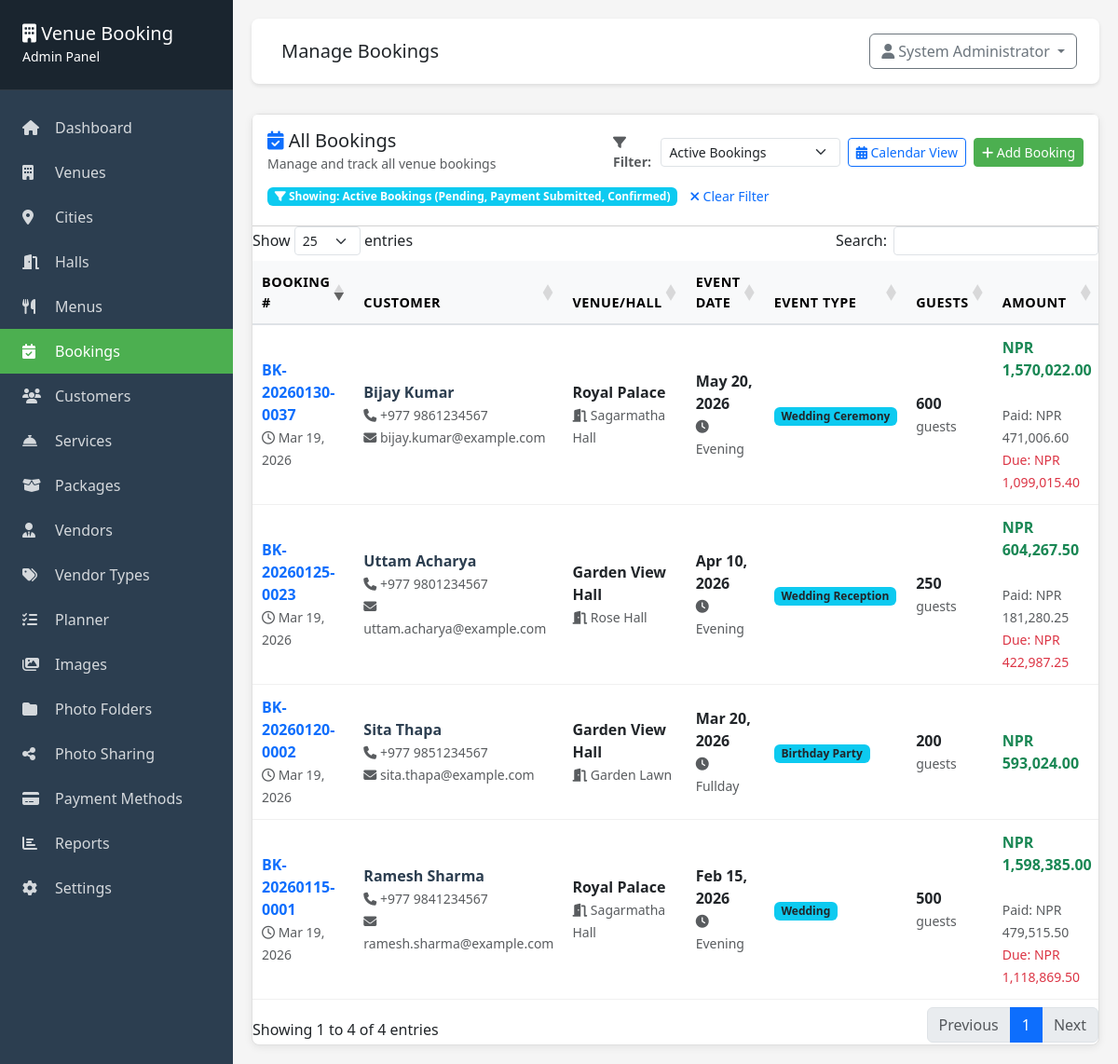
/admin/bookings/index.php (signed in), run on the app's committed database.
### tables this page shows
CREATE TABLE IF NOT EXISTS bookings (
    id INT PRIMARY KEY AUTO_INCREMENT,
    booking_number VARCHAR(50) UNIQUE NOT NULL,
    customer_id INT NOT NULL,
    hall_id INT NOT NULL,
    event_date DATE NOT NULL,
    shift ENUM('morning', 'afternoon', 'evening', 'fullday') NOT NULL,
    event_type VARCHAR(100) NOT NULL,
    number_of_guests INT NOT NULL,
    hall_price DECIMAL(10, 2) NOT NULL,
    menu_total DECIMAL(10, 2) DEFAULT 0,
    services_total DECIMAL(10, 2) DEFAULT 0,
    subtotal DECIMAL(10, 2) NOT NULL,
    tax_amount DECIMAL(10, 2) DEFAULT 0,
    grand_total DECIMAL(10, 2) NOT NULL,
    special_requests TEXT,
    booking_status ENUM('pending', 'payment_submitted', 'confirmed', 'cancelled', 'completed') DEFAULT 'pending',
    payment_status ENUM('pending', 'partial', 'paid', 'cancelled') DEFAULT 'pending',
    advance_payment_received TINYINT(1) DEFAULT 0 COMMENT 'Whether advance payment has been received (0=No, 1=Yes)',
    created_at TIMESTAMP DEFAULT CURRENT_TIMESTAMP,
    updated_at TIMESTAMP DEFAULT CURRENT_TIMESTAMP ON UPDATE CURRENT_TIMESTAMP,
    FOREIGN KEY (customer_id) REFERENCES customers(id),
    FOREIGN KEY (hall_id) REFERENCES halls(id),
    INDEX idx_event_date (event_date),
    INDEX idx_booking_number (booking_number),
    INDEX idx_status (booking_status),
    INDEX idx_advance_payment_received (advance_payment_received)
);

CREATE TABLE IF NOT EXISTS customers (
    id INT PRIMARY KEY AUTO_INCREMENT,
    full_name VARCHAR(255) NOT NULL,
    phone VARCHAR(20) NOT NULL,
    email VARCHAR(100),
    address TEXT,
    city VARCHAR(100) NULL,
    loyalty_points INT NOT NULL DEFAULT 0,
    created_at TIMESTAMP DEFAULT CURRENT_TIMESTAMP,
    updated_at TIMESTAMP DEFAULT CURRENT_TIMESTAMP ON UPDATE CURRENT_TIMESTAMP,
    INDEX idx_phone (phone),
    INDEX idx_email (email),
    INDEX idx_city (city)
);

CREATE TABLE IF NOT EXISTS venues (
    id INT PRIMARY KEY AUTO_INCREMENT,
    name VARCHAR(255) NOT NULL,
    location VARCHAR(255) NOT NULL,
    city_id INT NULL,
    address TEXT,
    description TEXT,
    image VARCHAR(255),
    contact_phone VARCHAR(20),
    contact_email VARCHAR(100),
    map_link VARCHAR(500) NULL,
    pano_image VARCHAR(255) DEFAULT NULL COMMENT '360° equirectangular panoramic image filename (stored in uploads/)',
    status ENUM('active', 'inactive') DEFAULT 'active',
    created_at TIMESTAMP DEFAULT CURRENT_TIMESTAMP,
    updated_at TIMESTAMP DEFAULT CURRENT_TIMESTAMP ON UPDATE CURRENT_TIMESTAMP,
    CONSTRAINT fk_venues_city FOREIGN KEY (city_id) REFERENCES cities(id) ON DELETE SET NULL
);

CREATE TABLE IF NOT EXISTS halls (
    id INT PRIMARY KEY AUTO_INCREMENT,
    venue_id INT NOT NULL,
    name VARCHAR(255) NOT NULL,
    capacity INT NOT NULL,
    hall_type ENUM('single', 'multiple') DEFAULT 'single',
    indoor_outdoor ENUM('indoor', 'outdoor', 'both') DEFAULT 'indoor',
    base_price DECIMAL(10, 2) NOT NULL,
    description TEXT,
    features TEXT,
    pano_image VARCHAR(255) DEFAULT NULL COMMENT '360° equirectangular panoramic image filename (stored in uploads/)',
    status ENUM('active', 'inactive') DEFAULT 'active',
    created_at TIMESTAMP DEFAULT CURRENT_TIMESTAMP,
    updated_at TIMESTAMP DEFAULT CURRENT_TIMESTAMP ON UPDATE CURRENT_TIMESTAMP,
    FOREIGN KEY (venue_id) REFERENCES venues(id) ON DELETE CASCADE
);

### includes/functions.php (called while the page is built, shortened)
<?php
function formatCurrency($amount) {
    $currency = getSetting('currency', 'NPR');
    return $currency . ' ' . number_format($amount, 2);
}
function getSetting($key, $default = '') {
    static $cache = [];
    if (array_key_exists($key, $cache)) {
        return $cache[$key];
    }
    $env_map = [
        'email_enabled'     => 'MAIL_NOTIFICATIONS_ENABLED',
        'email_from_name'   => 'MAIL_FROM_NAME',
        'email_from_address'=> 'MAIL_FROM_ADDRESS',
        'admin_email'       => 'MAIL_ADMIN_EMAIL',
        'smtp_enabled'      => 'MAIL_SMTP_ENABLED',
        'smtp_host'         => 'MAIL_HOST',
        'smtp_port'         => 'MAIL_PORT',
        'smtp_username'     => 'MAIL_USERNAME',
        'smtp_password'     => 'MAIL_PASSWORD',
        'smtp_encryption'   => 'MAIL_ENCRYPTION',
    ];
    try {
        $db = getDB();
        $stmt = $db->prepare("SELECT setting_value FROM settings WHERE setting_key = ?");
        $stmt->execute([$key]);
        $result = $stmt->fetch();
        $value = $result ? $result['setting_value'] : null;
        $cache[$key] = ($value !== null) ? $value : $default;
        return $cache[$key];
    } catch (Exception $e) {
        error_log("Error in getSetting for key '$key': " . $e->getMessage());
        if (isset($env_map[$key])) {
            $env_value = $_ENV[$env_map[$key]] ?? getenv($env_map[$key]);
            if ($env_value !== false && $env_value !== null) {
                $cache[$key] = $env_value;
                return $cache[$key];
            }
        }
        $cache[$key] = $default;
        return $default;
    }
}
    ?>

### admin/bookings/index.php (the view, shortened to what this page needs)
<?php
require_once __DIR__ . '/../includes/header.php';
$db = getDB();
$status_filter = isset($_GET['status_filter']) ? $_GET['status_filter'] : 'active';
$filter_conditions = [
    'active' => " WHERE b.booking_status IN ('pending', 'payment_submitted', 'confirmed')",
    'pending' => " WHERE b.booking_status = 'pending'",
    'payment_submitted' => " WHERE b.booking_status = 'payment_submitted'",
    'confirmed' => " WHERE b.booking_status = 'confirmed'",
    'completed' => " WHERE b.booking_status = 'completed'",
    'cancelled' => " WHERE b.booking_status = 'cancelled'",
    'all' => ''
];
$base_query = "SELECT b.*,
                    c.full_name, c.phone, c.email,
                    h.name as hall_name,
                    v.name as venue_name,
                    COALESCE((SELECT SUM(paid_amount) FROM payments WHERE booking_id = b.id AND payment_status = 'verified'), 0) as total_paid
                    FROM bookings b
                    INNER JOIN customers c ON b.customer_id = c.id
                    INNER JOIN halls h ON b.hall_id = h.id
                    INNER JOIN venues v ON h.venue_id = v.id"
                    . $filter_conditions[$status_filter]
                    . " ORDER BY b.created_at DESC";
$stmt = $db->query($base_query);
$bookings = $stmt->fetchAll();
?>
<div class="card booking-management-card">
    <div class="card-header bg-white py-3">
        <div class="d-flex justify-content-between align-items-center flex-wrap gap-2">
            <div>
                <h5 class="mb-0"><i class="fas fa-calendar-check text-primary"></i> All Bookings</h5>
                <small class="text-muted">Manage and track all venue bookings</small>
            </div>
            <div class="d-flex align-items-center gap-2 flex-wrap">
                <div class="d-flex align-items-center">
                    <label for="statusFilter" class="me-2 mb-0 text-muted small fw-bold">
                        <i class="fas fa-filter"></i> Filter:
                    </label>
                    <select id="statusFilter" class="form-select form-select-sm" style="min-width: 160px;" onchange="applyStatusFilter(this.value)">
                        <option value="active" <?php echo $status_filter === 'active' ? 'selected' : ''; ?>>Active Bookings</option>
                    </select>
                </div>
                <a href="calendar.php" class="btn btn-outline-primary btn-sm">
                    <i class="fas fa-calendar-alt"></i> Calendar View
                </a>
                <a href="add.php" class="btn btn-success btn-sm">
                    <i class="fas fa-plus"></i> Add Booking
                </a>
            </div>
        </div>
        <?php if ($status_filter !== 'all'): ?>
        <div class="mt-2">
            <span class="badge bg-info">
                <i class="fas fa-filter"></i>
                <?php
                $filter_labels = [
                    'active' => 'Showing: Active Bookings (Pending, Payment Submitted, Confirmed)',
                    'pending' => 'Showing: Pending Bookings',
                    'payment_submitted' => 'Showing: Payment Submitted',
                    'confirmed' => 'Showing: Confirmed Bookings',
                    'completed' => 'Showing: Completed Bookings',
                    'cancelled' => 'Showing: Cancelled Bookings'
                ];
                echo $filter_labels[$status_filter] ?? 'Filtered';
                ?>
            </span>
            <a href="?status_filter=all" class="btn btn-sm btn-link text-decoration-none">
                <i class="fas fa-times"></i> Clear Filter
            </a>
        </div>
        <?php endif; ?>
    </div>
    <div class="card-body p-0">
        <div class="table-responsive">
            <table class="table table-hover datatable booking-table mb-0">
                <thead class="table-light">
                    <tr>
                        <th class="fw-bold">Booking #</th>
                        <th class="fw-bold">Customer</th>
                        <th class="fw-bold">Venue/Hall</th>
                        <th class="fw-bold">Event Date</th>
                        <th class="fw-bold">Event Type</th>
                        <th class="fw-bold">Guests</th>
                        <th class="fw-bold">Amount</th>
                    </tr>
                </thead>
                <tbody>
                    <?php foreach ($bookings as $booking):
                        $balance_due = max(0, $booking['grand_total'] - $booking['total_paid']);
                    ?>
                        <tr class="booking-row">
                            <td>
                                <strong class="text-primary"><?php echo htmlspecialchars($booking['booking_number']); ?></strong>
                                <br>
                                <small class="text-muted">
                                    <i class="far fa-clock"></i> <?php echo date('M d, Y', strtotime($booking['created_at'])); ?>
                                </small>
                            </td>
                            <td>
                                <div class="customer-info">
                                    <strong><?php echo htmlspecialchars($booking['full_name']); ?></strong><br>
                                    <small class="text-muted">
                                        <i class="fas fa-phone"></i> <?php echo htmlspecialchars($booking['phone']); ?>
                                    </small>
                                    <?php if (!empty($booking['email'])): ?>
                                        <br><small class="text-muted">
                                            <i class="fas fa-envelope"></i> <?php echo htmlspecialchars($booking['email']); ?>
                                        </small>
                                    <?php endif; ?>
                                </div>
                            </td>
                            <td>
                                <strong><?php echo htmlspecialchars($booking['venue_name']); ?></strong><br>
                                <small class="text-muted">
                                    <i class="fas fa-door-open"></i> <?php echo htmlspecialchars($booking['hall_name']); ?>
                                </small>
                            </td>
                            <td>
                                <strong><?php echo date('M d, Y', strtotime($booking['event_date'])); ?></strong><br>
                                <small class="text-muted">
                                    <i class="fas fa-clock"></i> <?php echo ucfirst($booking['shift']); ?>
                                </small>
                            </td>
                            <td>
                                <span class="badge bg-info text-dark">
                                    <?php echo htmlspecialchars($booking['event_type']); ?>
                                </span>
                            </td>
                            <td>
                                <strong><?php echo $booking['number_of_guests']; ?></strong>
                                <small class="text-muted">guests</small>
                            </td>
                            <td>
                                <div class="amount-details">
                                    <strong class="text-success fs-6"><?php echo formatCurrency($booking['grand_total']); ?></strong>
                                    <?php if ($booking['total_paid'] > 0): ?>
                                        <br>
                                        <small class="text-muted">Paid: <?php echo formatCurrency($booking['total_paid']); ?></small>
                                        <?php if ($balance_due > 0 && $booking['payment_status'] !== 'paid'): ?>
                                            <br>
                                            <small class="text-danger">Due: <?php echo formatCurrency($balance_due); ?></small>
                                        <?php endif; ?>
                                    <?php endif; ?>
                                </div>
                            </td>
                        </tr>
                    <?php endforeach; ?>
                </tbody>
            </table>
        </div>
    </div>
</div>
<?php require_once __DIR__ . '/../includes/footer.php'; ?>

### admin/includes/header.php (style rules this page uses)
:root { --primary-green: #4CAF50; --dark-green: #2E7D32; }
body { background: #f5f5f5; }
.card { border: none; border-radius: 8px; box-shadow: 0 2px 4px rgba(0,0,0,0.1); }
.btn-success { background: var(--primary-green); border-color: var(--primary-green); }

### admin/bookings/index.php (style rules this page uses)
.booking-management-card { border: 1px solid #e0e0e0; box-shadow: 0 2px 8px rgba(0,0,0,0.08); }
.booking-table { border-collapse: separate; border-spacing: 0; }
.booking-table thead th { background-color: #f8f9fa; border-bottom: 2px solid #dee2e6; padding: 12px 10px; font-size: 0.9rem; text-transform: uppercase; letter-spacing: 0.5px; }
.booking-row { transition: all 0.2s ease; }
.booking-table td { padding: 12px 10px; vertical-align: middle; border-bottom: 1px solid #f0f0f0; }
.customer-info strong { color: #2c3e50; }
.amount-details strong { display: block; font-size: 1.1rem; }

### data on the page
bookings: booking_number "BK-20260115-0001", created_at "Mar 19, 2026", customer.full_name "Ramesh Sharma", customer.phone "+977 9841234567", customer.email "ramesh.sharma@example.com", venues.name "Royal Palace", hall.name "Sagarmatha Hall", event_date "Feb 15, 2026", shift "Evening", event_type "Wedding", number_of_guests "500", grand_total "NPR 1,598,385.00", total_paid "NPR 479,515.50", balance_due "NPR 1,118,869.50"
bookings: booking_number "BK-20260120-0002", created_at "Mar 19, 2026", customer.full_name "Sita Thapa", customer.phone "+977 9851234567", customer.email "sita.thapa@example.com", venues.name "Garden View Hall", hall.name "Garden Lawn", event_date "Mar 20, 2026", shift "Fullday", event_type "Birthday Party", number_of_guests "200", grand_total "NPR 593,024.00"
bookings: booking_number "BK-20260125-0023", created_at "Mar 19, 2026", customer.full_name "Uttam Acharya", customer.phone "+977 9801234567", customer.email "uttam.acharya@example.com", venues.name "Garden View Hall", hall.name "Rose Hall", event_date "Apr 10, 2026", shift "Evening", event_type "Wedding Reception", number_of_guests "250", grand_total "NPR 604,267.50", total_paid "NPR 181,280.25", balance_due "NPR 422,987.25"
bookings: booking_number "BK-20260130-0037", created_at "Mar 19, 2026", customer.full_name "Bijay Kumar", customer.phone "+977 9861234567", customer.email "bijay.kumar@example.com", venues.name "Royal Palace", hall.name "Sagarmatha Hall", event_date "May 20, 2026", shift "Evening", event_type "Wedding Ceremony", number_of_guests "600", grand_total "NPR 1,570,022.00", total_paid "NPR 471,006.60", balance_due "NPR 1,099,015.40"

### other printed values
$page_title "Manage Bookings"
$current_user['full_name'] "System Administrator"
$filter_labels[$status_filter] "Showing: Active Bookings (Pending, Payment Submitted, Confirmed)"
